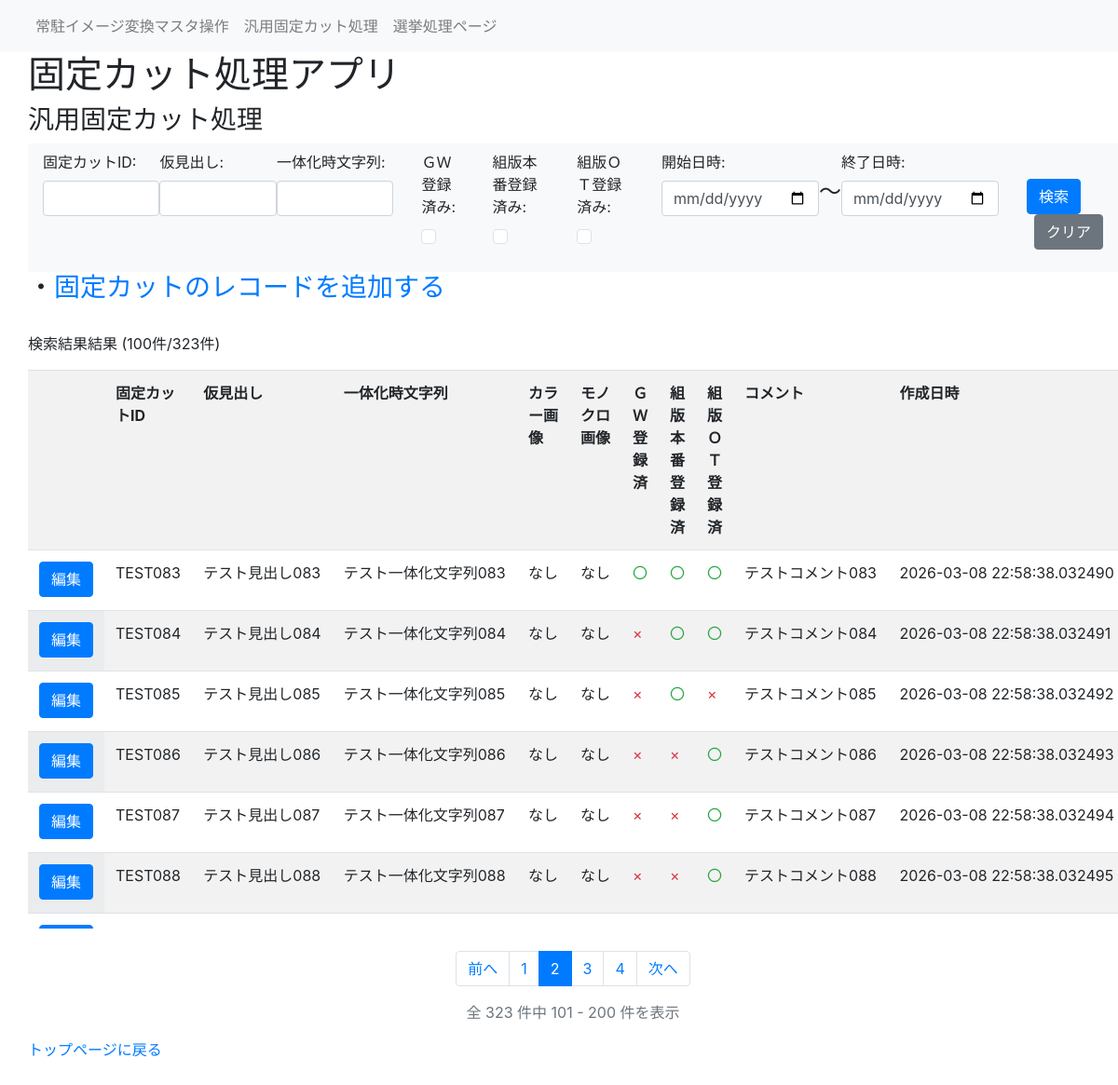
The app's page /general/2?midashi=&ID=&Str=&GWFlg=&prodFlg=&OTFlg=&startdate=&enddate= with its own data.
### fixedcut_app/models/fixedcut.py (models this page shows)
class FixedCut(db.Model):
    ___tablename__ = "fixedcut"
    id = db.Column(db.String(20), primary_key=True) #固定カットID
    midashi = db.Column(db.String(30)) #仮見出し
    Str = db.Column(db.String(100)) #一体化時文字列
    colorUrl = db.Column(db.String(100)) #カラー画像のURL
    monoUrl = db.Column(db.String(100)) #モノクロ画像のURL
    GWFlg = db.Column(db.Boolean, default=False) #GW登録対象
    prodFlg = db.Column(db.Boolean, default=False) #組版本番登録済みか
    OTFlg = db.Column(db.Boolean, default=False) #組版OT系登録済みか
    comment = db.Column(db.String(255)) #コメント
    created_at = db.Column(db.DateTime, nullable=False, default=datetime.now)  # 作成日時
    updated_at = db.Column(db.DateTime, nullable=False, default=datetime.now, onupdate=datetime.now)  # 更新日時

### fixedcut_app/views.py (the view)
@app.route('/general', methods=['GET', 'POST'])
@app.route('/general/<int:page>', methods=['GET', 'POST'])
def general(page=1):
    from fixedcut_app.views_general import general_handler
    return general_handler(page=page)

### fixedcut_app/views.py (called while the page is built)
@app.before_request
def log_request():
    app.logger.info("Request: %s %s from %s", request.method, request.path, request.remote_addr)

### fixedcut_app/templates/general.html (shortened to what this page needs)
{% extends 'layout.html' %}
{% block header %}
<h3>汎用固定カット処理</h3>
{% endblock %}
{% block content %}
<h3>・<a href="/general_add">固定カットのレコードを追加する</a></h3>
{% endblock %}
{% block serchbar %}
<nav class="navbar navbar-expand-lg navbar-light bg-light">
    <form class="form-group" action="{{ url_for('general') }}" method="POST">
        <ul class="navbar-nav">
            <li class="nav-item">
                <label for="ID">固定カットID:</label>
                <input name="ID" type="text" class="form-control" id="ID" value="{{ savelist[1] }}">
            </li>
            <li class="nav-item">
                <label for="midashi">仮見出し:</label>
                <input name="midashi" type="text" class="form-control" id="midashi" value="{{ savelist[0] }}">
            </li>
            <li class="nav-item">
                <label for="Str">一体化時文字列:</label>
                <input name="Str" type="text" class="form-control" id="Str" value="{{ savelist[2] }}">
            </li>
            <li class="nav-item pad">
                <label for="GWFlg">ＧＷ登録済み:</label>
                <br>
                {% if savelist[3]=="on" %}
                <input name="GWFlg" type="checkbox" class="form-check-input ms-auto" id="checkTab1" checked>
                {% else %}
                <input name="GWFlg" type="checkbox" class="form-check-input ms-auto" id="checkTab1">
                {% endif %}
            </li>
            <li class="nav-item pad">
                <label for="prodFlg">組版本番登録済み:</label>
                <br>
                {% if savelist[4]=="on" %}
                <input name="prodFlg" type="checkbox" class="form-check-input ms-auto" id="checkTab1" checked>
                {% else %}
                <input name="prodFlg" type="checkbox" class="form-check-input ms-auto" id="checkTab1">
                {% endif %}
            </li>
            <li class="nav-item pad">
                <label for="OTFlg">組版ＯＴ登録済み:</label>
                <br>
                {% if savelist[5]=="on" %}
                <input name="OTFlg" type="checkbox" class="form-check-input ms-auto" id="checkTab1" checked>
                {% else %}
                <input name="OTFlg" type="checkbox" class="form-check-input ms-auto" id="checkTab1">
                {% endif %}
            </li>
            <li class="nav-item pad">
                <label for="startdate">開始日時:</label>
                <input name="startdate" type="date" class="form-control" id="startdate" value="{{ savelist[6] }}">
            </li>
            <li class="nav-item pad-above">
                <h4>～</h4>
            </li>
            <li class="nav-item ">
                <label for="enddate">終了日時:</label>
                <input name="enddate" type="date" class="form-control" id="enddate" value="{{ savelist[7] }}">
            </li>
            <li class="nav-item pad pad-above">
                <button type="submit" class="btn btn-primary">検索</button>
                <button type="button" class="btn btn-secondary ms-2" onclick="clearForm()">クリア</button>
            </li>
        </ul>
    </form>
</nav>
{% endblock %}
{% block serch_result %}
 <div class="pad">
    <p>検索結果結果
        {% if results | length > 0 %}
        ({{ results | length }}件/{{ pagination.total }}件)
        {% endif %}
    </p>
    <div class="table-container-vertical">
    <table class="table table-striped table-hover">
        <tr>
            <th></th>
            <th>固定カットID</th>
            <th>仮見出し</th>
            <th>一体化時文字列</th>
            <th>カラー画像</th>
            <th>モノクロ画像</th>
            <th>ＧＷ登録済</th>
            <th>組版本番登録済</th>
            <th>組版ＯＴ登録済</th>
            <th>コメント</th>
            <th>作成日時</th>
        </tr>
        {% for res in results %}
        <tr>
            <td class=table-data>
                <button onclick="location.href='/general_detail/{{ res.id }}'" class="btn btn-primary">編集</button>
            </td>
            <td class=table-data>{{ res.id }}</td>
            <td class=table-data>{{ res.midashi }}</td>
            <td class=table-data>{{ res.Str }}</td>
            <td class=table-data>
                {% if ".eps" in res.colorUrl %}
                <a href="{{ url_for('download', filename=res.colorUrl) }}">ダウンロード</a></td>
                {% elif ".jpg" in res.colorUrl %}
                <img src="{{ url_for('static', filename=res.colorUrl) }}" height="50" alt="">
                {% elif ".jpeg" in res.colorUrl %}
                <img src="{{ url_for('static', filename=res.colorUrl) }}" height="50" alt="">
                {% elif ".svg" in res.colorUrl %}
                <img src="{{ url_for('static', filename=res.colorUrl) }}" height="50" alt="">
                {% else %}
                <p>なし</p>
                {% endif %}
            <td class=table-data>
                {% if ".eps" in res.monoUrl %}
                <a href="{{ url_for('download', filename=res.monoUrl) }}" download="モノクロ画像.eps">ダウンロード</a>
                {% elif ".jpg" in res.monoUrl %}
                <img src="{{ url_for('static', filename=res.monoUrl) }}" height="50" alt="">
                {% elif ".jpeg" in res.monoUrl %}
                <img src="{{ url_for('static', filename=res.monoUrl) }}" height="50" alt="">
                {% elif ".svg" in res.monoUrl %}
                <img src="{{ url_for('static', filename=res.monoUrl) }}" height="50" alt="">
                {% else %}
                <p>なし</p>
                {% endif %}
            </td>
            <td class=table-data>
                {% if res.GWFlg %}
                <span class="text-success">〇</span>
                {% else %}
                <span class="text-danger">×</span>
                {% endif %}
            </td>
            <td class=table-data>
                {% if res.prodFlg %}
                <span class="text-success">〇</span>
                {% else %}
                <span class="text-danger">×</span>
                {% endif %}
            </td>
            <td class=table-data>
                {% if res.OTFlg %}
                <span class="text-success">〇</span>
                {% else %}
                <span class="text-danger">×</span>
                {% endif %}
            </td>
            <td class=table-data>{{ res.comment }}</td>
            <td class=table-data>{{ res.created_at }}</td>
        </tr>
         {% endfor %}
    </table>
    </div>
    {% if pagination %}
    <nav aria-label="ページナビゲーション" class="mt-4">
        <ul class="pagination justify-content-center">
            {% if pagination.has_prev %}
            <li class="page-item">
                <a class="page-link" href="{{ url_for('general', page=pagination.prev_num, midashi=savelist[0], ID=savelist[1], Str=savelist[2], GWFlg=savelist[3], prodFlg=savelist[4], OTFlg=savelist[5], startdate=savelist[6], enddate=savelist[7]) }}">前へ</a>
            </li>
            {% else %}
            <li class="page-item disabled">
                <span class="page-link">前へ</span>
            </li>
            {% endif %}
            {% for page_num in pagination.iter_pages() %}
                {% if page_num %}
                    {% if page_num == pagination.page %}
                    <li class="page-item active">
                        <span class="page-link">{{ page_num }}</span>
                    </li>
                    {% else %}
                    <li class="page-item">
                        <a class="page-link" href="{{ url_for('general', page=page_num, midashi=savelist[0], ID=savelist[1], Str=savelist[2], GWFlg=savelist[3], prodFlg=savelist[4], OTFlg=savelist[5], startdate=savelist[6], enddate=savelist[7]) }}">{{ page_num }}</a>
                    </li>
                    {% endif %}
                {% else %}
                    <li class="page-item disabled">
                        <span class="page-link">...</span>
                    </li>
                {% endif %}
            {% endfor %}
            {% if pagination.has_next %}
            <li class="page-item">
                <a class="page-link" href="{{ url_for('general', page=pagination.next_num, midashi=savelist[0], ID=savelist[1], Str=savelist[2], GWFlg=savelist[3], prodFlg=savelist[4], OTFlg=savelist[5], startdate=savelist[6], enddate=savelist[7]) }}">次へ</a>
            </li>
            {% else %}
            <li class="page-item disabled">
                <span class="page-link">次へ</span>
            </li>
            {% endif %}
        </ul>
        <p class="text-center text-muted mt-2">
            全 {{ pagination.total }} 件中 {{ pagination.page * 100 - 99 }} - {{ [pagination.page * 100, pagination.total]|min }} 件を表示
        </p>
    </nav>
    {% endif %}
</div>
{% endblock %}
{% block footer %}
<a href="/">トップページに戻る</a>
{% endblock %}

### fixedcut_app/templates/layout.html (shortened to what this page needs)
<!DOCTYPE html>
<html>
    <link href="https://cdn.jsdelivr.net/npm/bootstrap@5.3.0/dist/css/bootstrap.min.css" rel="stylesheet">
    <link rel="stylesheet" href="https://cdn.jsdelivr.net/npm/bootstrap@4.1.3/dist/css/bootstrap.min.css">
    <link href="{{ url_for('static', filename='css/style.css') }}" rel="stylesheet">
    <head>
    </head>
    <body>
        <nav class="navbar navbar-expand-lg navbar-light bg-light pad">
            <ul class="navbar-nav">
                <li class="nav-item">
                    <a class="nav-link" href="/">常駐イメージ変換マスタ操作</a>
                </li>
                <li class="nav-item">
                    <a class="nav-link" href="/general">汎用固定カット処理</a>
                </li>
                <li class="nav-item">
                    <a class="nav-link" href="/senkyo">選挙処理ページ</a>
                </li>
            </ul>
        </nav>
        <h1 class="pad">固定カット処理アプリ</h1>
        <div class="heder pad">
            {% block header %}{% endblock %}
        </div>
        <div class="pad">
            {% block serchbar %}{% endblock %}
        </div>
        <div class="pad">
            {% block content %}{% endblock %}
        </div>
        <dev class="pad">
        <div class=serch_result>
            {% block serch_result %}{% endblock %}
        </div>
        <div class="footer pad">
            {% block footer %}{% endblock %}
        </div>
    </body>
</html>

### fixedcut_app/templates/static/css/style.css (style rules this page uses)
.pad { padding-left: 30px; }
.pad-above { padding-top: 30px; }
.table-data { height: 100%; overflow: hidden; white-space: nowrap; text-overflow: ellipsis; }
.table-striped tbody tr:nth-of-type(odd) .table-data:first-child { background: #f8f9fa; }
.table-striped tbody tr:nth-of-type(even) .table-data:first-child { background: white; }
.table-container-vertical { overflow-y: auto; max-height: 600px; }
.table-container-vertical table { width: 100%; }
.table-container-vertical th { position: sticky; top: 0; background: white; z-index: 1; }

### records on screen
FixedCut: id "TEST083", midashi "テスト見出し083", Str "テスト一体化文字列083", colorUrl "なし", monoUrl "なし", GWFlg "〇", prodFlg "〇", OTFlg "〇", comment "テストコメント083", created_at "2026-03-08 22:58:38.032490"
FixedCut: id "TEST084", midashi "テスト見出し084", Str "テスト一体化文字列084", colorUrl "なし", monoUrl "なし", prodFlg "〇", OTFlg "〇", comment "テストコメント084", created_at "2026-03-08 22:58:38.032491"
FixedCut: id "TEST085", midashi "テスト見出し085", Str "テスト一体化文字列085", colorUrl "なし", monoUrl "なし", prodFlg "〇", comment "テストコメント085", created_at "2026-03-08 22:58:38.032492"
FixedCut: id "TEST086", midashi "テスト見出し086", Str "テスト一体化文字列086", colorUrl "なし", monoUrl "なし", OTFlg "〇", comment "テストコメント086", created_at "2026-03-08 22:58:38.032493"
FixedCut: id "TEST087", midashi "テスト見出し087", Str "テスト一体化文字列087", colorUrl "なし", monoUrl "なし", OTFlg "〇", comment "テストコメント087", created_at "2026-03-08 22:58:38.032494"
FixedCut: id "TEST088", midashi "テスト見出し088", Str "テスト一体化文字列088", colorUrl "なし", monoUrl "なし", OTFlg "〇", comment "テストコメント088", created_at "2026-03-08 22:58:38.032495"

### other values on screen
{{ results | length }} "100"
{{ pagination.total }} "323"
{{ page_num }} "1" "3" "4"
{{ page_num }} "2"
{{ pagination.page * 100 - 99 }} "101"
{{ [pagination.page * 100, pagination.total]|min }} "200"
